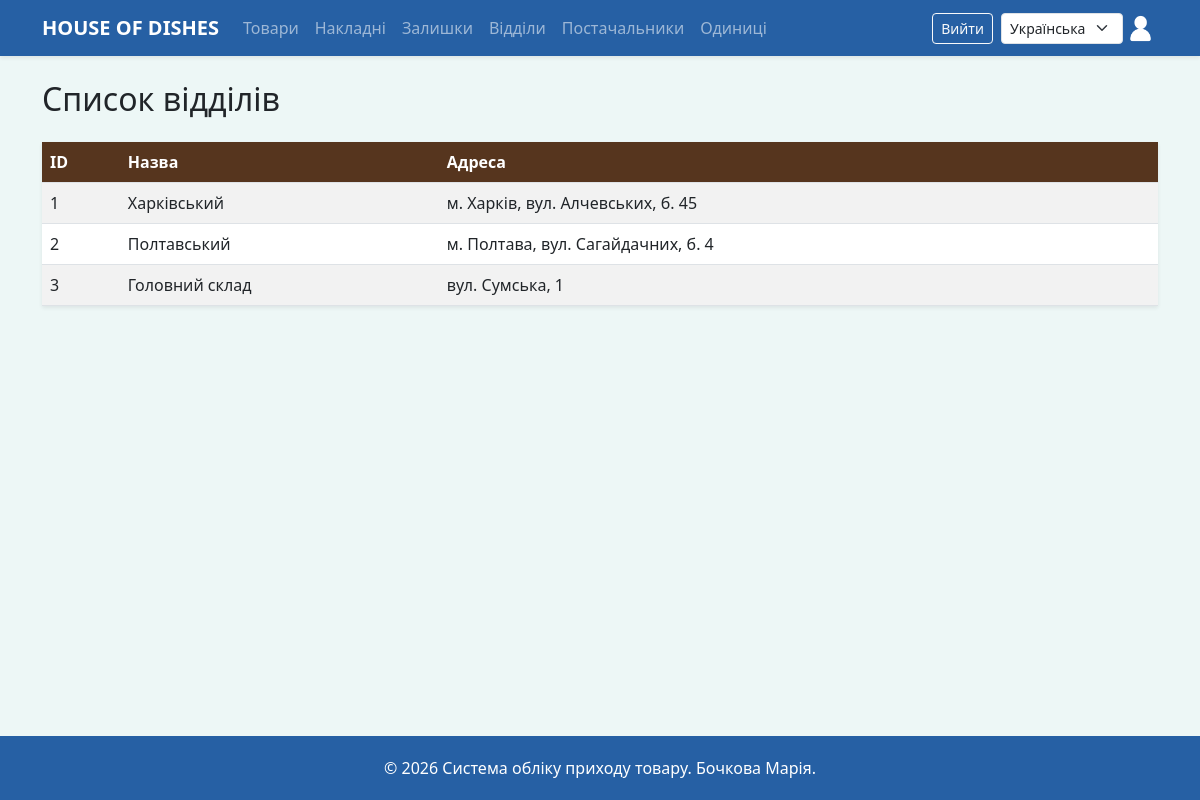
The app's page /department/ (signed in) with its own data.
### inventory/models.py (models this page shows, shortened)
class Department(models.Model):
    name = models.CharField(_("Назва відділу"),max_length=255)
    address = models.CharField(_("Адреса відділу"),max_length=255)

### inventory/views.py (the view)
# urls.py: path('department/', views.department_list, name='department_list'),
@login_required
def department_list(request):
    items = Department.objects.all()
    return render(request, 'inventory/department_list.html', {'items': items})

### inventory/templates/inventory/department_list.html (shortened to what this page needs)
{% extends 'base.html' %}
{% load i18n %}
{% block content %}
<h2 class="mb-4">{% trans "Список відділів" %}</h2>
<table class="table table-striped table-hover shadow-sm">
    <thead>
        <tr>
            <th style="background-color: #56351E; color: white;">ID</th>
            <th style="background-color: #56351E; color: white;">{% trans "Назва" %}</th>
            <th style="background-color: #56351E; color: white;">{% trans "Адреса" %}</th>
            <th style="background-color: #56351E; color: white;">{% if perms.inventory.change_arrivaldetails %}{% trans "Дії" %}{% endif %}</th>
            <th style="background-color: #56351E; color: white;"></th>
        </tr>
    </thead>
    <tbody>
        {% for item in items %}
        <tr>
            <td>{{ item.id }}</td>
            <td>{{ item.name }}</td>
            <td>{{ item.address }}</td>
            <td>
            </td>
            <td>
            </td>
        </tr>
        {% endfor %}
    </tbody>
</table>
{% endblock %}

### inventory/templates/base.html (style rules this page uses)
body { background-color: #EDF7F6; }

### records on screen
Department: id "1", name "Харківський", address "м. Харків, вул. Алчевських, б. 45"
Department: id "2", name "Полтавський", address "м. Полтава, вул. Сагайдачних, б. 4"
Department: id "3", name "Головний склад", address "вул. Сумська, 1"

### other values on screen
form field language "Українська"
